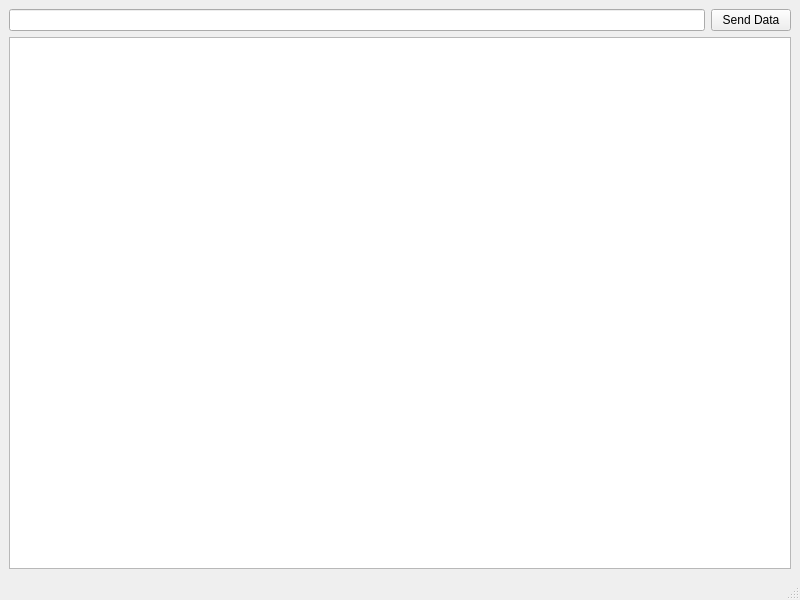
<?xml version="1.0" encoding="UTF-8"?>
<ui version="4.0">
 <class>MainWindow</class>
 <widget class="QMainWindow" name="MainWindow">
  <property name="geometry">
   <rect>
    <x>0</x>
    <y>0</y>
    <width>800</width>
    <height>600</height>
   </rect>
  </property>
  <property name="windowTitle">
   <string>MainWindow</string>
  </property>
  <widget class="QWidget" name="centralwidget">
   <layout class="QGridLayout" name="gridLayout">
    <item row="0" column="0">
     <widget class="QLineEdit" name="lineEdit_Write_Data"/>
    </item>
    <item row="0" column="1">
     <widget class="QPushButton" name="pushButton_Send_Data">
      <property name="text">
       <string>Send Data</string>
      </property>
     </widget>
    </item>
    <item row="1" column="0" colspan="2">
     <widget class="QTextEdit" name="textEdit_Message_From_Server"/>
    </item>
   </layout>
  </widget>
  <widget class="QMenuBar" name="menubar">
   <property name="geometry">
    <rect>
     <x>0</x>
     <y>0</y>
     <width>800</width>
     <height>22</height>
    </rect>
   </property>
  </widget>
  <widget class="QStatusBar" name="statusbar"/>
 </widget>
 <resources/>
 <connections/>
</ui>
